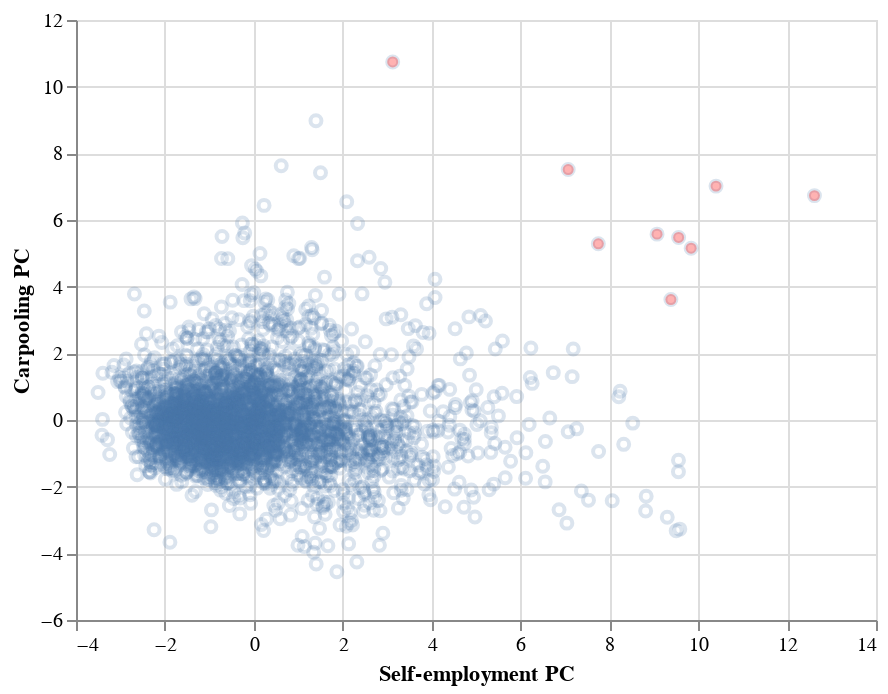

The notebook cell saved with this chart:
### Markdown cell above
Notice that there's a large jump from about 10 to about 13 (you could compare this with the typical jump using `.diff()` if you're curious); so we'll take 12 as the cutoff value. The plot below shows that this cutoff captures the points of interest.

### Code cell
# store outlying rows using cutoff
outliers = projected_data[(projected_data.PC2 + projected_data.PC4) > 12]

# plot outliers in red
pts = alt.Chart(outliers).mark_circle(
    color = 'red',
    opacity = 0.3
).encode(
    x = 'PC2',
    y = 'PC4'
)

# layer
scatter + pts

### Figure 1 — Vega-Lite specification as saved in the notebook (floating-point values rounded to 4 significant figures; data arrays with more than 128 entries replaced by an {"elided": "..."} marker saying what was removed)
{"config": {"view": {"continuousWidth": 400, "continuousHeight": 300}}, "layer": [{"data": {"name": "data-e26ac3999b3768c2291beb90043682d9"}, "mark": {"type": "point", "opacity": 0.2}, "encoding": {"x": {"type": "quantitative", "field": "PC2", "title": "Self-employment PC"}, "y": {"type": "quantitative", "field": "PC4", "title": "Carpooling PC"}}}, {"data": {"name": "data-0878d3a73c748ae1b9714d874acb2935"}, "mark": {"type": "circle", "color": "red", "opacity": 0.3}, "encoding": {"x": {"type": "quantitative", "field": "PC2"}, "y": {"type": "quantitative", "field": "PC4"}}}], "$schema": "https://vega.github.io/schema/vega-lite/v4.0.2.json", "datasets": {"data-e26ac3999b3768c2291beb90043682d9": {"elided": "3218 records"}, "data-0878d3a73c748ae1b9714d874acb2935": [{"PC1": -1.348, "PC2": 3.125, "PC3": -1.248, "PC4": 10.74, "State": "Alaska", "County": "Aleutians East Borough"}, {"PC1": 3.407, "PC2": 9.073, "PC3": 4.395, "PC4": 5.576, "State": "Alaska", "County": "Bethel Census Area"}, {"PC1": 1.513, "PC2": 7.753, "PC3": 3.705, "PC4": 5.287, "State": "Alaska", "County": "Dillingham Census Area"}, {"PC1": 5.828, "PC2": 12.61, "PC3": 5.395, "PC4": 6.732, "State": "Alaska", "County": "Kusilvak Census Area"}, {"PC1": 0.9435, "PC2": 10.4, "PC3": 3.812, "PC4": 7.017, "State": "Alaska", "County": "Lake and Peninsula Borough"}, {"PC1": 2.883, "PC2": 9.841, "PC3": 3.774, "PC4": 5.153, "State": "Alaska", "County": "Nome Census Area"}, {"PC1": 2.398, "PC2": 7.074, "PC3": 3.029, "PC4": 7.514, "State": "Alaska", "County": "North Slope Borough"}, {"PC1": 3.128, "PC2": 9.559, "PC3": 4.165, "PC4": 5.477, "State": "Alaska", "County": "Northwest Arctic Borough"}, {"PC1": 2.271, "PC2": 9.385, "PC3": 2.504, "PC4": 3.613, "State": "Alaska", "County": "Yukon-Koyukuk Census Area"}]}}
